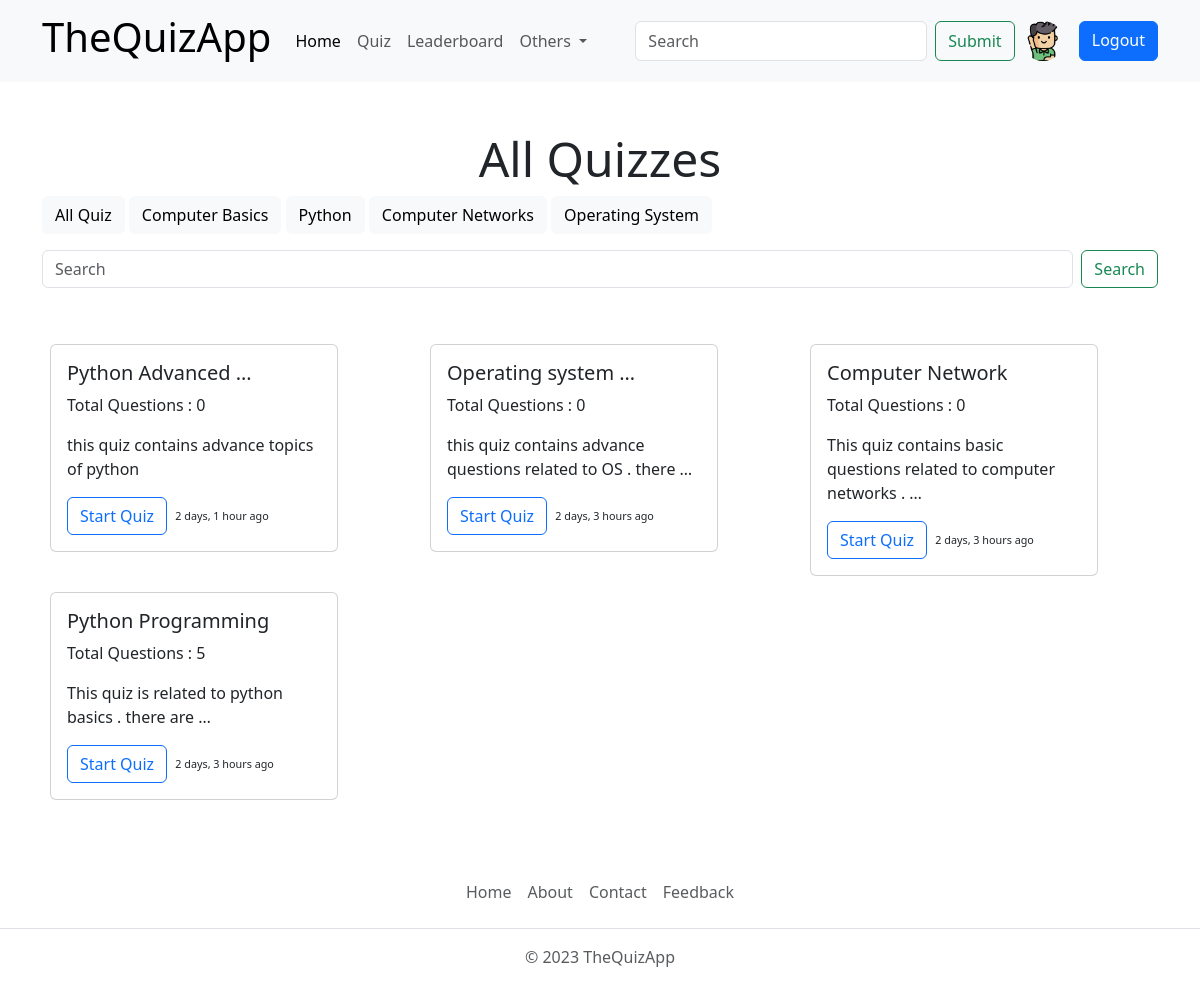
/allquiz/ (signed in), run on the app's committed database.
### account/models.py (models this page shows)
class SignUpModel(User):
    bio = models.TextField(max_length=250,blank=True , null=True)
    profile_img = models.ImageField(upload_to='account/images', default='static/images/userprofile.png' ,blank=True , null=True)
    college_name = models.CharField(max_length=100)
    gender = models.CharField(max_length=6 , blank=True , null=True)

### quiz/models.py (models this page shows, shortened)
class Category(models.Model):
    category_name = models.CharField(max_length=25)
    class Meta :
        verbose_name_plural = 'Categories'

class Quiz(models.Model):
    title = models.CharField(max_length=255)
    description = models.TextField()
    category = models.ForeignKey(Category,on_delete=models.CASCADE)
    quiz_file =  models.FileField(upload_to='quiz/' , null=True , blank=True)
    created_at = models.DateTimeField(auto_now_add=True)  # this will add the date time of the quiz automatically whenever a new quiz is created
    updated_at = models.DateTimeField(auto_now = True) # this will add the date time of the quiz when the quiz is updated
    class Meta:
        verbose_name_plural = 'Quizzes'

class Question(models.Model):
    quiz = models.ForeignKey(Quiz , on_delete=models.CASCADE)
    question_text = models.TextField()

### quiz/views.py (the view)
# urls.py: path('allquiz/',views.allquiz , name="allquiz"),
def allquiz(request):
    if request.user.is_authenticated:
        profile = SignUpModel.objects.get(username=request.user)
        quizzes = Quiz.objects.order_by("-created_at")
        categories = Category.objects.all()
        return render(request, 'allquiz.html' ,{"quizzes":quizzes  , "categories":categories , "profile":profile})
    else:
        return HttpResponseRedirect('/signin/')

### templates/allQuiz.html
{% extends 'baseTemplates/index.html' %}
{% load static %}
{% block content %}
      <div class="container my-5">
        <h1 class="display-5 text-center">All Quizzes</h1>
        <a href="{% url "search" " " %}" class="btn btn-light">All Quiz</a>
        {% if categories%}
          {% for category in categories %}
            <a href="{% url "search" category.category_name %}" class="btn btn-light">{{category.category_name}}</a>
          {% endfor %}
        {% endif %}
        <form class="d-flex my-3" role="search" method="GET" action="{% url "search" " " %}">
          <input class="form-control me-2" name="q" type="search" placeholder="Search" aria-label="Search">
          <a class="btn btn-outline-success" type="submit">Search</a>
        </form>
      </div>
      <div class="container">
        <div class="row" >
          {% if quizzes|length > 0 %}
            {% for quiz in quizzes %}
            <div class="col m-2">
              <div class="card" style="width: 18rem;">
                <div class="card-body">
                  <h5 class="card-title">{{quiz.title|truncatewords:2}}</h5>
                  <p class="card-text">Total Questions : {{quiz.question_set.all|length}}</p>
                  <p class="card-text">{{quiz.description|truncatewords:10}}</p>
                  <a href="{% url "quiz" quiz.id %}" class="btn btn-outline-primary">Start Quiz</a>
                  <small style="font-size:0.9vw;" class="ms-1">{{quiz.created_at|timesince}} ago</small>
                </div>
              </div>
            </div>
            {% endfor %}
            {% else %}
              <p class="text-danger text-center">No Quiz Found related to this Category</p>
          {% endif %}
        </div>
      </div>
      {% endblock content %}

### templates/baseTemplates/index.html (shortened to what this page needs)
{% load static %}
<!DOCTYPE html>
<html lang="en">
<head>
    <link href="https://cdn.jsdelivr.net/npm/bootstrap@5.3.2/dist/css/bootstrap.min.css" rel="stylesheet">
    <link rel="stylesheet" href="{% static 'css/style.css' %}">
</head>
<body>
    {% include 'baseTemplates/navbar.html' %}
    {% block content %}{% endblock content %}
    {% include 'baseTemplates/footer.html' %}
</body>
</html>

### templates/baseTemplates/navbar.html (shortened to what this page needs)
    {% load static %}
    <nav class="navbar navbar-expand-lg bg-body-tertiary">
        <div class="container">
          <a class="navbar-brand" href="{% url "home" %}"><h1>TheQuizApp</h1></a>
          <div class="collapse navbar-collapse" id="navbarSupportedContent">
            <ul class="navbar-nav me-auto mb-2 mb-lg-0">
              <li class="nav-item">
                <a class="nav-link active" aria-current="page" href="{% url 'home' %}">Home</a>
              </li>
              <li class="nav-item">
                <a class="nav-link" href="{% url 'allquiz' %}">Quiz</a>
              </li>
              <li class="nav-item">
                <a class="nav-link" href="{% url 'leaderboard' %}">Leaderboard</a>
              </li>
              <li class="nav-item dropdown">
                <a class="nav-link dropdown-toggle" href="#" role="button" data-bs-toggle="dropdown" aria-expanded="false">
                  Others
                </a>
              </li>
            </ul>
            <form class="d-flex" role="search" method="GET" action="{% url 'search' " " %}">
              <input class="form-control me-2" name="q" type="search" placeholder="Search" aria-label="Search">
              <input class="btn btn-outline-success" type="submit">
              {% if request.user.is_authenticated %}
                <a href="{% url "profile" request.user.username %}" class="mx-2"><img src="{{profile.profile_img.url}}" alt="profile_img" class="img-fluid rounded-circle" height="75" width="75"></a>
                <a href="{% url "signout" %}" class="btn btn-primary ms-2">Logout</a>
              {% endif %}
            </form>
          </div>
        </div>
      </nav>

### templates/baseTemplates/footer.html
<footer class="py-3 my-5">
    <ul class="nav justify-content-center border-bottom pb-3 mb-3">
      <li class="nav-item"><a href="#" class="nav-link px-2 text-body-secondary">Home</a></li>
      <li class="nav-item"><a href="#" class="nav-link px-2 text-body-secondary">About</a></li>
      <li class="nav-item"><a href="#" class="nav-link px-2 text-body-secondary">Contact</a></li>
      <li class="nav-item"><a href="#" class="nav-link px-2 text-body-secondary">Feedback</a></li>
    </ul>
    <p class="text-center text-body-secondary">© 2023 TheQuizApp</p>
  </footer>

### data on the page
SignUpModel: profile_img (picture)
Category: category_name "Computer Basics"
Category: category_name "Python"
Category: category_name "Computer Networks"
Category: category_name "Operating System"
Quiz: title "Python Advanced …", question_set.all|length "0", description "this quiz contains advance topics of python", created_at "2 days, 1 hour"
Quiz: title "Operating system …", question_set.all|length "0", description "this quiz contains advance questions related to OS . there …", created_at "2 days, 3 hours"
Quiz: title "Computer Network", question_set.all|length "0", description "This quiz contains basic questions related to computer networks . …", created_at "2 days, 3 hours"
Quiz: title "Python Programming", question_set.all|length "5", description "This quiz is related to python basics . there are …", created_at "2 days, 3 hours"
